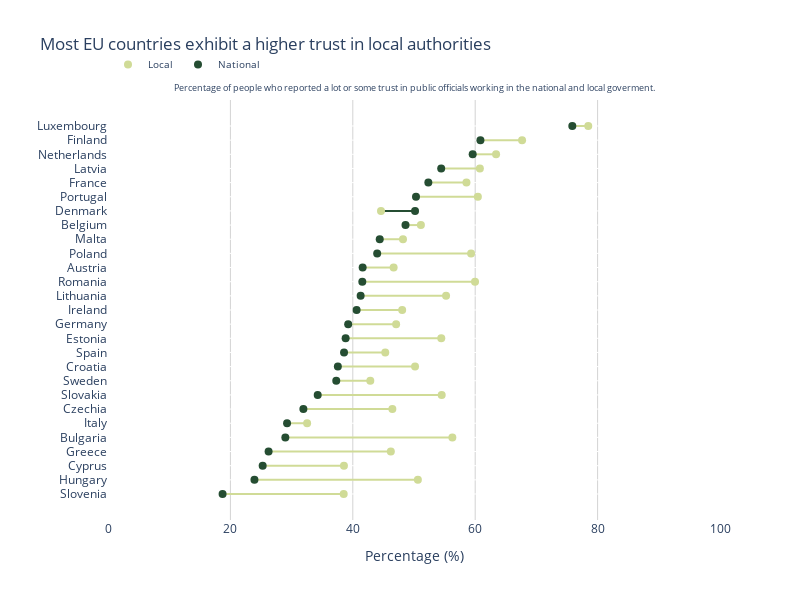

Here is the notebook cell this chart was saved with:
### Code cell
# master gpp country
import plotly.graph_objects as go

# Sorting countries for cleaner visualization (optional)
data = master_gpp_country.sort_values(by='TRT_govt_national', ascending=True)

# Initialize the figure
fig = go.Figure()

# Define colors for the markers
color_local = '#D0DB97'  # Light color for Local
color_national = '#254D32'  # Dark color for National

# Add lines connecting the local and national values with conditional coloring
for i, row in data.iterrows():
    # Determine the line color based on which value is higher
    line_color = color_local if row['TRT_govt_local'] > row['TRT_govt_national'] else color_national
    
    fig.add_trace(go.Scatter(
        x=[row['TRT_govt_local'] * 100, row['TRT_govt_national'] * 100],
        y=[row['country_name_ltn'], row['country_name_ltn']],
        mode='lines',
        line=dict(color=line_color, width=2),
        showlegend=False
    ))

# Add markers for local values
fig.add_trace(go.Scatter(
    x=data['TRT_govt_local'] * 100,
    y=data['country_name_ltn'],
    mode='markers',
    marker=dict(color=color_local, size=8),
    name='Local'
))

# Add markers for national values
fig.add_trace(go.Scatter(
    x=data['TRT_govt_national'] * 100,
    y=data['country_name_ltn'],
    mode='markers',
    marker=dict(color=color_national, size=8),
    name='National'
))

# Customize layout
fig.update_layout(
    title='Most EU countries exhibit a higher trust in local authorities',
    xaxis_title='Percentage (%)',
    yaxis_title='',  
    plot_bgcolor='white',
    height=600,
    width=800,
    xaxis=dict(showgrid=True, gridcolor='lightgrey', gridwidth=1, range = [0,100]),  
    legend=dict(
        orientation="h",  
        yanchor="bottom",
        y=1.05,
        xanchor="left",
        x=0,
        title_text=None ,
        font = dict(size = 10) 
    ),
     annotations=[
        dict(
            x=0.5,
            y=1.05,  
            xref='paper',
            yref='paper',
            showarrow=False,
            text='Percentage of people who reported a lot or some trust in public officials working in the national and local goverment.',
            font=dict(size=9)
        )
    ]
)

fig.show()

### Figure 1 — Plotly figure (JSON) as saved in the notebook; plotly's stock layout.template omitted (floating-point values rounded to 4 significant figures)
{"data": [{"line": {"color": "#D0DB97", "width": 2}, "mode": "lines", "showlegend": false, "type": "scatter", "x": [38.52, 18.72], "y": ["Slovenia", "Slovenia"]}, {"line": {"color": "#D0DB97", "width": 2}, "mode": "lines", "showlegend": false, "type": "scatter", "x": [50.63, 23.93], "y": ["Hungary", "Hungary"]}, {"line": {"color": "#D0DB97", "width": 2}, "mode": "lines", "showlegend": false, "type": "scatter", "x": [38.55, 25.27], "y": ["Cyprus", "Cyprus"]}, {"line": {"color": "#D0DB97", "width": 2}, "mode": "lines", "showlegend": false, "type": "scatter", "x": [46.21, 26.24], "y": ["Greece", "Greece"]}, {"line": {"color": "#D0DB97", "width": 2}, "mode": "lines", "showlegend": false, "type": "scatter", "x": [56.27, 28.98], "y": ["Bulgaria", "Bulgaria"]}, {"line": {"color": "#D0DB97", "width": 2}, "mode": "lines", "showlegend": false, "type": "scatter", "x": [32.53, 29.26], "y": ["Italy", "Italy"]}, {"line": {"color": "#D0DB97", "width": 2}, "mode": "lines", "showlegend": false, "type": "scatter", "x": [46.46, 31.93], "y": ["Czechia", "Czechia"]}, {"line": {"color": "#D0DB97", "width": 2}, "mode": "lines", "showlegend": false, "type": "scatter", "x": [54.52, 34.27], "y": ["Slovakia", "Slovakia"]}, {"line": {"color": "#D0DB97", "width": 2}, "mode": "lines", "showlegend": false, "type": "scatter", "x": [42.86, 37.3], "y": ["Sweden", "Sweden"]}, {"line": {"color": "#D0DB97", "width": 2}, "mode": "lines", "showlegend": false, "type": "scatter", "x": [50.17, 37.56], "y": ["Croatia", "Croatia"]}, {"line": {"color": "#D0DB97", "width": 2}, "mode": "lines", "showlegend": false, "type": "scatter", "x": [45.31, 38.57], "y": ["Spain", "Spain"]}, {"line": {"color": "#D0DB97", "width": 2}, "mode": "lines", "showlegend": false, "type": "scatter", "x": [54.46, 38.83], "y": ["Estonia", "Estonia"]}, {"line": {"color": "#D0DB97", "width": 2}, "mode": "lines", "showlegend": false, "type": "scatter", "x": [47.08, 39.25], "y": ["Germany", "Germany"]}, {"line": {"color": "#D0DB97", "width": 2}, "mode": "lines", "showlegend": false, "type": "scatter", "x": [48.07, 40.62], "y": ["Ireland", "Ireland"]}, {"line": {"color": "#D0DB97", "width": 2}, "mode": "lines", "showlegend": false, "type": "scatter", "x": [55.24, 41.28], "y": ["Lithuania", "Lithuania"]}, {"line": {"color": "#D0DB97", "width": 2}, "mode": "lines", "showlegend": false, "type": "scatter", "x": [59.97, 41.55], "y": ["Romania", "Romania"]}, {"line": {"color": "#D0DB97", "width": 2}, "mode": "lines", "showlegend": false, "type": "scatter", "x": [46.67, 41.61], "y": ["Austria", "Austria"]}, {"line": {"color": "#D0DB97", "width": 2}, "mode": "lines", "showlegend": false, "type": "scatter", "x": [59.33, 43.98], "y": ["Poland", "Poland"]}, {"line": {"color": "#D0DB97", "width": 2}, "mode": "lines", "showlegend": false, "type": "scatter", "x": [48.2, 44.4], "y": ["Malta", "Malta"]}, {"line": {"color": "#D0DB97", "width": 2}, "mode": "lines", "showlegend": false, "type": "scatter", "x": [51.12, 48.61], "y": ["Belgium", "Belgium"]}, {"line": {"color": "#254D32", "width": 2}, "mode": "lines", "showlegend": false, "type": "scatter", "x": [44.61, 50.17], "y": ["Denmark", "Denmark"]}, {"line": {"color": "#D0DB97", "width": 2}, "mode": "lines", "showlegend": false, "type": "scatter", "x": [60.43, 50.32], "y": ["Portugal", "Portugal"]}, {"line": {"color": "#D0DB97", "width": 2}, "mode": "lines", "showlegend": false, "type": "scatter", "x": [58.57, 52.34], "y": ["France", "France"]}, {"line": {"color": "#D0DB97", "width": 2}, "mode": "lines", "showlegend": false, "type": "scatter", "x": [60.76, 54.45], "y": ["Latvia", "Latvia"]}, {"line": {"color": "#D0DB97", "width": 2}, "mode": "lines", "showlegend": false, "type": "scatter", "x": [63.41, 59.59], "y": ["Netherlands", "Netherlands"]}, {"line": {"color": "#D0DB97", "width": 2}, "mode": "lines", "showlegend": false, "type": "scatter", "x": [67.66, 60.85], "y": ["Finland", "Finland"]}, {"line": {"color": "#D0DB97", "width": 2}, "mode": "lines", "showlegend": false, "type": "scatter", "x": [78.48, 75.87], "y": ["Luxembourg", "Luxembourg"]}, {"marker": {"color": "#D0DB97", "size": 8}, "mode": "markers", "name": "Local", "type": "scatter", "x": [38.52, 50.63, 38.55, 46.21, 56.27, 32.53, 46.46, 54.52, 42.86, 50.17, 45.31, 54.46, 47.08, 48.07, 55.24, 59.97, 46.67, 59.33, 48.2, 51.12, 44.61, 60.43, 58.57, 60.76, 63.41, 67.66, 78.48], "y": ["Slovenia", "Hungary", "Cyprus", "Greece", "Bulgaria", "Italy", "Czechia", "Slovakia", "Sweden", "Croatia", "Spain", "Estonia", "Germany", "Ireland", "Lithuania", "Romania", "Austria", "Poland", "Malta", "Belgium", "Denmark", "Portugal", "France", "Latvia", "Netherlands", "Finland", "Luxembourg"]}, {"marker": {"color": "#254D32", "size": 8}, "mode": "markers", "name": "National", "type": "scatter", "x": [18.72, 23.93, 25.27, 26.24, 28.98, 29.26, 31.93, 34.27, 37.3, 37.56, 38.57, 38.83, 39.25, 40.62, 41.28, 41.55, 41.61, 43.98, 44.4, 48.61, 50.17, 50.32, 52.34, 54.45, 59.59, 60.85, 75.87], "y": ["Slovenia", "Hungary", "Cyprus", "Greece", "Bulgaria", "Italy", "Czechia", "Slovakia", "Sweden", "Croatia", "Spain", "Estonia", "Germany", "Ireland", "Lithuania", "Romania", "Austria", "Poland", "Malta", "Belgium", "Denmark", "Portugal", "France", "Latvia", "Netherlands", "Finland", "Luxembourg"]}], "layout": {"annotations": [{"font": {"size": 9}, "showarrow": false, "text": "Percentage of people who reported a lot or some trust in public officials working in the national and local goverment.", "x": 0.5, "xref": "paper", "y": 1.05, "yref": "paper"}], "height": 600, "legend": {"font": {"size": 10}, "orientation": "h", "x": 0, "xanchor": "left", "y": 1.05, "yanchor": "bottom"}, "plot_bgcolor": "white", "title": {"text": "Most EU countries exhibit a higher trust in local authorities"}, "width": 800, "xaxis": {"gridcolor": "lightgrey", "gridwidth": 1, "range": [0, 100], "showgrid": true, "title": {"text": "Percentage (%)"}}, "yaxis": {"title": {"text": ""}}}}
